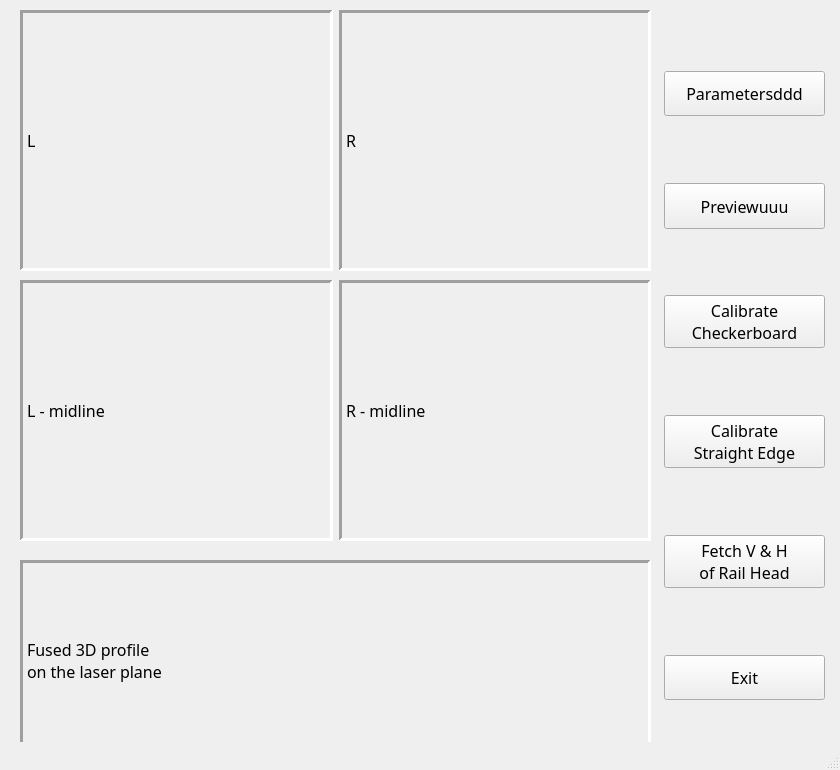
<?xml version="1.0" encoding="UTF-8"?>
<ui version="4.0">
 <class>MainWindow</class>
 <widget class="QMainWindow" name="MainWindow">
  <property name="geometry">
   <rect>
    <x>0</x>
    <y>0</y>
    <width>840</width>
    <height>770</height>
   </rect>
  </property>
  <property name="sizePolicy">
   <sizepolicy hsizetype="Fixed" vsizetype="Maximum">
    <horstretch>0</horstretch>
    <verstretch>0</verstretch>
   </sizepolicy>
  </property>
  <property name="maximumSize">
   <size>
    <width>16777215</width>
    <height>16777215</height>
   </size>
  </property>
  <property name="font">
   <font>
    <family>Copperplate Gothic Bold</family>
    <pointsize>12</pointsize>
   </font>
  </property>
  <property name="windowTitle">
   <string>MetGauge Box-GUI for Straightness Gauge</string>
  </property>
  <widget class="QWidget" name="centralwidget">
   <widget class="QWidget" name="horizontalLayoutWidget_2">
    <property name="geometry">
     <rect>
      <x>20</x>
      <y>10</y>
      <width>631</width>
      <height>261</height>
     </rect>
    </property>
    <layout class="QHBoxLayout" name="horizontalLayout_2">
     <item>
      <widget class="QLabel" name="lbLeftImage">
       <property name="frameShape">
        <enum>QFrame::Panel</enum>
       </property>
       <property name="frameShadow">
        <enum>QFrame::Sunken</enum>
       </property>
       <property name="lineWidth">
        <number>3</number>
       </property>
       <property name="midLineWidth">
        <number>0</number>
       </property>
       <property name="text">
        <string>L</string>
       </property>
      </widget>
     </item>
     <item>
      <widget class="QLabel" name="lbRightImage">
       <property name="frameShape">
        <enum>QFrame::Panel</enum>
       </property>
       <property name="frameShadow">
        <enum>QFrame::Sunken</enum>
       </property>
       <property name="lineWidth">
        <number>3</number>
       </property>
       <property name="text">
        <string>R</string>
       </property>
      </widget>
     </item>
    </layout>
   </widget>
   <widget class="QWidget" name="verticalLayoutWidget">
    <property name="geometry">
     <rect>
      <x>664</x>
      <y>10</y>
      <width>161</width>
      <height>751</height>
     </rect>
    </property>
    <layout class="QVBoxLayout" name="verticalLayout" stretch="4,3,4,3,4,3,4,3,4,3,4,3,4">
     <property name="spacing">
      <number>6</number>
     </property>
     <property name="sizeConstraint">
      <enum>QLayout::SetDefaultConstraint</enum>
     </property>
     <property name="leftMargin">
      <number>0</number>
     </property>
     <item>
      <spacer name="verticalSpacer_4">
       <property name="orientation">
        <enum>Qt::Vertical</enum>
       </property>
       <property name="sizeHint" stdset="0">
        <size>
         <width>20</width>
         <height>40</height>
        </size>
       </property>
      </spacer>
     </item>
     <item>
      <widget class="QPushButton" name="btCameras">
       <property name="sizePolicy">
        <sizepolicy hsizetype="Minimum" vsizetype="MinimumExpanding">
         <horstretch>0</horstretch>
         <verstretch>0</verstretch>
        </sizepolicy>
       </property>
       <property name="text">
        <string>Parametersddd</string>
       </property>
      </widget>
     </item>
     <item>
      <spacer name="verticalSpacer_6">
       <property name="orientation">
        <enum>Qt::Vertical</enum>
       </property>
       <property name="sizeHint" stdset="0">
        <size>
         <width>20</width>
         <height>40</height>
        </size>
       </property>
      </spacer>
     </item>
     <item>
      <widget class="QPushButton" name="btCapture">
       <property name="sizePolicy">
        <sizepolicy hsizetype="Minimum" vsizetype="MinimumExpanding">
         <horstretch>0</horstretch>
         <verstretch>0</verstretch>
        </sizepolicy>
       </property>
       <property name="minimumSize">
        <size>
         <width>0</width>
         <height>0</height>
        </size>
       </property>
       <property name="maximumSize">
        <size>
         <width>16777215</width>
         <height>16777215</height>
        </size>
       </property>
       <property name="font">
        <font>
         <family>Copperplate Gothic Bold</family>
         <pointsize>12</pointsize>
        </font>
       </property>
       <property name="toolTip">
        <string>Capture photos and image-process them.</string>
       </property>
       <property name="text">
        <string>Previewuuu</string>
       </property>
      </widget>
     </item>
     <item>
      <spacer name="verticalSpacer_3">
       <property name="orientation">
        <enum>Qt::Vertical</enum>
       </property>
       <property name="sizeHint" stdset="0">
        <size>
         <width>20</width>
         <height>40</height>
        </size>
       </property>
      </spacer>
     </item>
     <item>
      <widget class="QPushButton" name="btCalibrateCheckerBoard">
       <property name="sizePolicy">
        <sizepolicy hsizetype="Minimum" vsizetype="MinimumExpanding">
         <horstretch>0</horstretch>
         <verstretch>0</verstretch>
        </sizepolicy>
       </property>
       <property name="text">
        <string>Calibrate
Checkerboard</string>
       </property>
      </widget>
     </item>
     <item>
      <spacer name="verticalSpacer">
       <property name="orientation">
        <enum>Qt::Vertical</enum>
       </property>
       <property name="sizeType">
        <enum>QSizePolicy::Minimum</enum>
       </property>
       <property name="sizeHint" stdset="0">
        <size>
         <width>20</width>
         <height>30</height>
        </size>
       </property>
      </spacer>
     </item>
     <item>
      <widget class="QPushButton" name="btCalibrateSquareBar">
       <property name="sizePolicy">
        <sizepolicy hsizetype="Minimum" vsizetype="MinimumExpanding">
         <horstretch>0</horstretch>
         <verstretch>0</verstretch>
        </sizepolicy>
       </property>
       <property name="text">
        <string>Calibrate
Straight Edge</string>
       </property>
      </widget>
     </item>
     <item>
      <spacer name="verticalSpacer_7">
       <property name="orientation">
        <enum>Qt::Vertical</enum>
       </property>
       <property name="sizeHint" stdset="0">
        <size>
         <width>20</width>
         <height>40</height>
        </size>
       </property>
      </spacer>
     </item>
     <item>
      <widget class="QPushButton" name="btFetchRailCrown">
       <property name="sizePolicy">
        <sizepolicy hsizetype="Minimum" vsizetype="MinimumExpanding">
         <horstretch>0</horstretch>
         <verstretch>0</verstretch>
        </sizepolicy>
       </property>
       <property name="text">
        <string>Fetch V &amp;&amp; H
of Rail Head</string>
       </property>
      </widget>
     </item>
     <item>
      <spacer name="verticalSpacer_2">
       <property name="orientation">
        <enum>Qt::Vertical</enum>
       </property>
       <property name="sizeHint" stdset="0">
        <size>
         <width>20</width>
         <height>40</height>
        </size>
       </property>
      </spacer>
     </item>
     <item>
      <widget class="QPushButton" name="btExit">
       <property name="sizePolicy">
        <sizepolicy hsizetype="Minimum" vsizetype="MinimumExpanding">
         <horstretch>0</horstretch>
         <verstretch>0</verstretch>
        </sizepolicy>
       </property>
       <property name="font">
        <font>
         <family>Copperplate Gothic Bold</family>
         <pointsize>12</pointsize>
        </font>
       </property>
       <property name="text">
        <string>Exit</string>
       </property>
      </widget>
     </item>
     <item>
      <spacer name="verticalSpacer_5">
       <property name="orientation">
        <enum>Qt::Vertical</enum>
       </property>
       <property name="sizeHint" stdset="0">
        <size>
         <width>20</width>
         <height>40</height>
        </size>
       </property>
      </spacer>
     </item>
    </layout>
   </widget>
   <widget class="QWidget" name="horizontalLayoutWidget_3">
    <property name="geometry">
     <rect>
      <x>20</x>
      <y>280</y>
      <width>631</width>
      <height>261</height>
     </rect>
    </property>
    <layout class="QHBoxLayout" name="horizontalLayout_3">
     <item>
      <widget class="QLabel" name="lbLeftImage_2">
       <property name="frameShape">
        <enum>QFrame::Panel</enum>
       </property>
       <property name="frameShadow">
        <enum>QFrame::Sunken</enum>
       </property>
       <property name="lineWidth">
        <number>3</number>
       </property>
       <property name="text">
        <string>L - midline</string>
       </property>
      </widget>
     </item>
     <item>
      <widget class="QLabel" name="lbRightImage_2">
       <property name="frameShape">
        <enum>QFrame::Panel</enum>
       </property>
       <property name="frameShadow">
        <enum>QFrame::Sunken</enum>
       </property>
       <property name="lineWidth">
        <number>3</number>
       </property>
       <property name="text">
        <string>R - midline</string>
       </property>
      </widget>
     </item>
    </layout>
   </widget>
   <widget class="QLabel" name="lbFused3DImage">
    <property name="geometry">
     <rect>
      <x>20</x>
      <y>560</y>
      <width>631</width>
      <height>201</height>
     </rect>
    </property>
    <property name="frameShape">
     <enum>QFrame::Panel</enum>
    </property>
    <property name="frameShadow">
     <enum>QFrame::Sunken</enum>
    </property>
    <property name="lineWidth">
     <number>3</number>
    </property>
    <property name="text">
     <string>Fused 3D profile 
on the laser plane</string>
    </property>
   </widget>
  </widget>
  <widget class="QMenuBar" name="menubar">
   <property name="geometry">
    <rect>
     <x>0</x>
     <y>0</y>
     <width>840</width>
     <height>24</height>
    </rect>
   </property>
  </widget>
  <widget class="QStatusBar" name="statusbar"/>
 </widget>
 <resources/>
 <connections/>
</ui>
